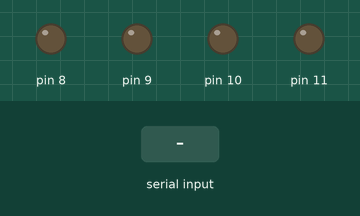
This sketch was run on a simulated Arduino Uno, built with avr-gcc and run on an emulated ATmega328P. Shown: output pins drawn as LEDs (lit = HIGH). Inputs (shaded band) come from the test bench.

Above: at 1.2 s.
1.3 s: "1" received over Serial
At 1.6 s:
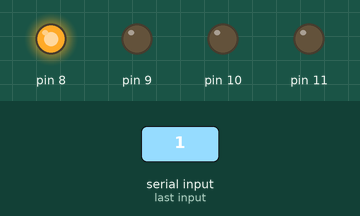
2.8 s: "2" received over Serial
At 3.9 s:
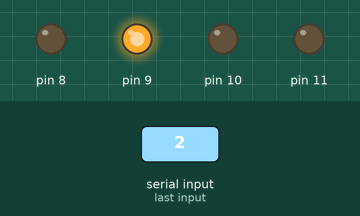
4.3 s: "3" received over Serial
At 5.1 s:
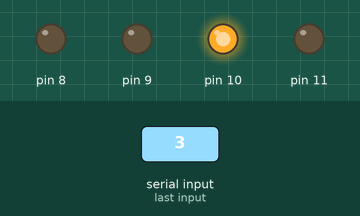
5.8 s: "4" received over Serial
At 6.2 s:
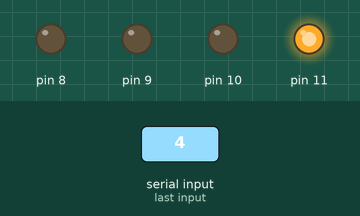
Timing chart, 0 to 8.3 s (numbered marks = the images above; inputs shaded):
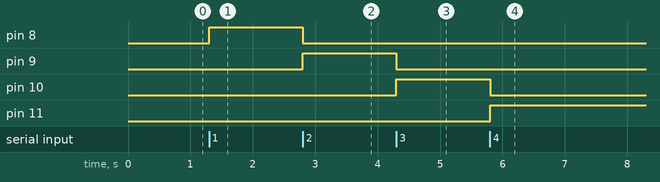

Measured:
- after the input at 1.3 s, pin 8: LOW → HIGH at once
- after the input at 2.8 s, pin 8: HIGH → LOW at once; pin 9: LOW → HIGH at once
- after the input at 4.3 s, pin 9: HIGH → LOW at once; pin 10: LOW → HIGH at once
- after the input at 5.8 s, pin 10: HIGH → LOW at once; pin 11: LOW → HIGH at once

The sketch:

LED_Controller.ino
```cpp
void setup() {
  // put your setup code here, to run once:
pinMode(8,OUTPUT);
pinMode(9,OUTPUT);
pinMode(10,OUTPUT);
pinMode(11,OUTPUT);
Serial.begin(9600);
}

void loop() {
  // put your main code here, to run repeatedly:
int x = Serial.read();

if(x=='1'){
  digitalWrite(8,HIGH);
  digitalWrite(9,LOW);
  digitalWrite(10,LOW);
  digitalWrite(11,LOW);
}
if(x=='2'){
  digitalWrite(8,LOW);
  digitalWrite(9,HIGH);
  digitalWrite(10,LOW);
  digitalWrite(11,LOW);
}
if(x=='3'){
  digitalWrite(8,LOW);
  digitalWrite(9,LOW);
  digitalWrite(10,HIGH);
  digitalWrite(11,LOW);
}
if(x=='4'){
  digitalWrite(8,LOW);
  digitalWrite(9,LOW);
  digitalWrite(10,LOW);
  digitalWrite(11,HIGH);
}
}
```
